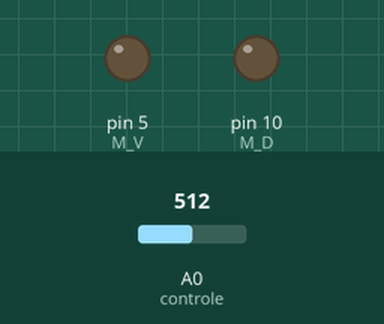
Simulated run of this sketch. Board: Arduino Uno, built with avr-gcc and run on an emulated ATmega328P. Parts: output pins drawn as LEDs (lit = HIGH). The test bench sets the inputs (shaded band); at power-on: A0 (controle) = 512.

Above: at 1.2 s.
1.3 s: A0 (controle) set to 110
2.8 s: A0 (controle) set to 90
At 3.3 s:
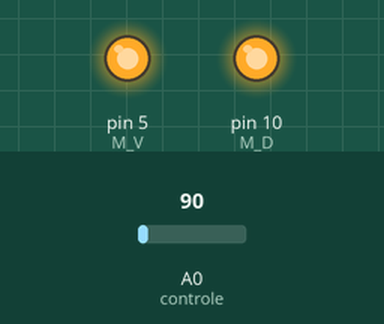
4.3 s: A0 (controle) set to 111
At 5.5 s:
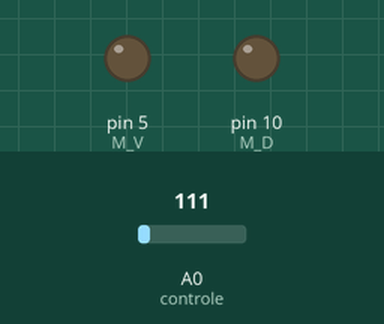
5.8 s: A0 (controle) set to 91
At 6.8 s:
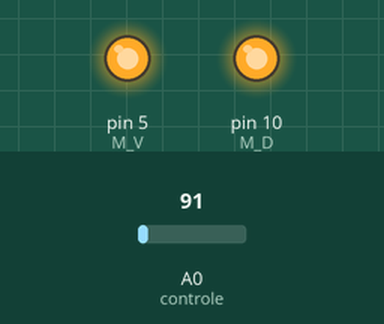
Timing chart, 0 to 8.3 s (numbered marks = the images above; inputs shaded):
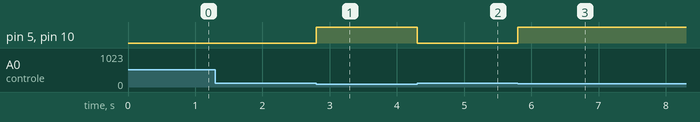

Measured:
- the behaviour switches between 101 and 100 on A0 (controle) (found by bisection; images 0 and 1)
- after the input at 1.3 s, every drawn part: stays the same
- after the input at 2.8 s, pin 5 (M_V), pin 10 (M_D): LOW → HIGH at once
- after the input at 4.3 s, pin 5 (M_V), pin 10 (M_D): HIGH → LOW at once
- after the input at 5.8 s, pin 5 (M_V), pin 10 (M_D): LOW → HIGH at once

The sketch:

C___EXERC_CIO_5.ino
```cpp
#define M_D 10
#define M_V 5
#define controle A0

void setup() {
  pinMode(M_D , OUTPUT);
  pinMode(M_V , OUTPUT);
  pinMode(controle , INPUT);
}

void loop() {
  if (analogRead(controle) <= 100 ) {
    digitalWrite(M_D , HIGH);
    digitalWrite(M_V , HIGH);
  }
  if (analogRead(controle) >= 101 ) {
    digitalWrite(M_D , LOW);
    digitalWrite(M_V , LOW);
  }
}
```
